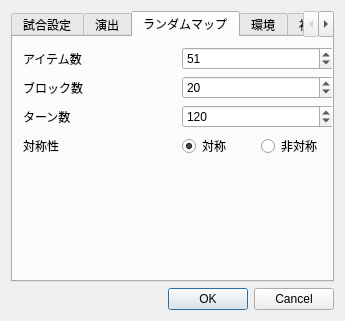
<?xml version="1.0" encoding="UTF-8"?>
<ui version="4.0">
 <class>SettingDialog</class>
 <widget class="QDialog" name="SettingDialog">
  <property name="geometry">
   <rect>
    <x>0</x>
    <y>0</y>
    <width>345</width>
    <height>321</height>
   </rect>
  </property>
  <property name="windowTitle">
   <string>Dialog</string>
  </property>
  <layout class="QVBoxLayout" name="verticalLayout">
   <item>
    <widget class="QTabWidget" name="tabWidget">
     <property name="currentIndex">
      <number>2</number>
     </property>
     <widget class="QWidget" name="tab">
      <attribute name="title">
       <string>試合設定</string>
      </attribute>
      <widget class="QWidget" name="layoutWidget">
       <property name="geometry">
        <rect>
         <x>6</x>
         <y>8</y>
         <width>311</width>
         <height>241</height>
        </rect>
       </property>
       <layout class="QGridLayout" name="gridLayout">
        <item row="2" column="1">
         <widget class="QSpinBox" name="Timeout">
          <property name="enabled">
           <bool>true</bool>
          </property>
          <property name="whatsThis">
           <string>&lt;html&gt;&lt;head/&gt;&lt;body&gt;&lt;p&gt;ゲーム中、通信対象が切断したとみなすまでの待機時間です。&lt;/p&gt;&lt;/body&gt;&lt;/html&gt;</string>
          </property>
          <property name="wrapping">
           <bool>false</bool>
          </property>
          <property name="minimum">
           <number>100</number>
          </property>
          <property name="maximum">
           <number>1000000000</number>
          </property>
          <property name="singleStep">
           <number>10</number>
          </property>
          <property name="value">
           <number>5000</number>
          </property>
         </widget>
        </item>
        <item row="1" column="0">
         <widget class="QLabel" name="label_2">
          <property name="text">
           <string>ゲーム進行速度</string>
          </property>
         </widget>
        </item>
        <item row="0" column="0">
         <widget class="QLabel" name="label_25">
          <property name="text">
           <string>速度</string>
          </property>
         </widget>
        </item>
        <item row="3" column="0">
         <widget class="QLabel" name="label_26">
          <property name="text">
           <string>対戦形式</string>
          </property>
         </widget>
        </item>
        <item row="1" column="2">
         <widget class="QLabel" name="label_4">
          <property name="text">
           <string>[ms]</string>
          </property>
         </widget>
        </item>
        <item row="6" column="0" colspan="3">
         <spacer name="verticalSpacer">
          <property name="orientation">
           <enum>Qt::Orientation::Vertical</enum>
          </property>
          <property name="sizeHint" stdset="0">
           <size>
            <width>20</width>
            <height>40</height>
           </size>
          </property>
         </spacer>
        </item>
        <item row="5" column="0" colspan="3">
         <widget class="QCheckBox" name="RepeatCheck">
          <property name="text">
           <string>対戦を繰り返す</string>
          </property>
         </widget>
        </item>
        <item row="2" column="2">
         <widget class="QLabel" name="label_5">
          <property name="text">
           <string>[ms]</string>
          </property>
         </widget>
        </item>
        <item row="2" column="0">
         <widget class="QLabel" name="label_3">
          <property name="text">
           <string>タイムアウト時間</string>
          </property>
         </widget>
        </item>
        <item row="1" column="1">
         <widget class="QSpinBox" name="Gamespeed">
          <property name="whatsThis">
           <string>ゲームの進行速度です。</string>
          </property>
          <property name="minimum">
           <number>0</number>
          </property>
          <property name="maximum">
           <number>10000</number>
          </property>
          <property name="singleStep">
           <number>10</number>
          </property>
          <property name="value">
           <number>150</number>
          </property>
         </widget>
        </item>
        <item row="4" column="0" colspan="3">
         <widget class="QCheckBox" name="DoubleModeCheck">
          <property name="text">
           <string>先攻・後攻入れ替え</string>
          </property>
         </widget>
        </item>
       </layout>
      </widget>
     </widget>
     <widget class="QWidget" name="tab_2">
      <attribute name="title">
       <string>演出</string>
      </attribute>
      <widget class="QWidget" name="verticalLayoutWidget">
       <property name="geometry">
        <rect>
         <x>1</x>
         <y>9</y>
         <width>320</width>
         <height>271</height>
        </rect>
       </property>
       <layout class="QVBoxLayout" name="verticalLayout_2">
        <item>
         <layout class="QGridLayout" name="gridLayout_3">
          <item row="0" column="1">
           <widget class="QSpinBox" name="Mapspeed">
            <property name="whatsThis">
             <string>ゲームの進行速度です。</string>
            </property>
            <property name="minimum">
             <number>0</number>
            </property>
            <property name="maximum">
             <number>10000</number>
            </property>
            <property name="singleStep">
             <number>10</number>
            </property>
            <property name="value">
             <number>150</number>
            </property>
           </widget>
          </item>
          <item row="0" column="2">
           <widget class="QLabel" name="label_10">
            <property name="text">
             <string>[ms]</string>
            </property>
           </widget>
          </item>
          <item row="0" column="0">
           <widget class="QLabel" name="label_9">
            <property name="text">
             <string>マップアニメ速度</string>
            </property>
           </widget>
          </item>
          <item row="1" column="0">
           <widget class="QLabel" name="label_11">
            <property name="text">
             <string>チームアニメ速度</string>
            </property>
           </widget>
          </item>
          <item row="1" column="1">
           <widget class="QSpinBox" name="Teamspeed">
            <property name="whatsThis">
             <string>ゲームの進行速度です。</string>
            </property>
            <property name="minimum">
             <number>0</number>
            </property>
            <property name="maximum">
             <number>10000</number>
            </property>
            <property name="singleStep">
             <number>10</number>
            </property>
            <property name="value">
             <number>150</number>
            </property>
           </widget>
          </item>
          <item row="1" column="2">
           <widget class="QLabel" name="label_12">
            <property name="text">
             <string>[ms]</string>
            </property>
           </widget>
          </item>
         </layout>
        </item>
        <item>
         <widget class="QCheckBox" name="SilentCheck">
          <property name="whatsThis">
           <string>チェックを入れた場合、BGMは鳴りません。</string>
          </property>
          <property name="text">
           <string>消音</string>
          </property>
         </widget>
        </item>
        <item>
         <widget class="QCheckBox" name="MaximumCheck">
          <property name="whatsThis">
           <string>ゲーム開始時にウィンドウを最大化した状態で始めるかを設定できます。</string>
          </property>
          <property name="text">
           <string>ゲーム開始時に最大化</string>
          </property>
         </widget>
        </item>
        <item>
         <widget class="QCheckBox" name="DarkBox">
          <property name="whatsThis">
           <string>&lt;html&gt;&lt;head/&gt;&lt;body&gt;&lt;p&gt;チェックを入れるとマップが暗転し、探索した範囲のみが描画される演出を有効にします。&lt;/p&gt;&lt;/body&gt;&lt;/html&gt;</string>
          </property>
          <property name="text">
           <string>視界外のフィルタ</string>
          </property>
         </widget>
        </item>
        <item>
         <widget class="QCheckBox" name="DemoCheck">
          <property name="text">
           <string>デモモード</string>
          </property>
         </widget>
        </item>
        <item>
         <widget class="QCheckBox" name="BotBox">
          <property name="whatsThis">
           <string>&lt;html&gt;&lt;head/&gt;&lt;body&gt;&lt;p&gt;チェックを入れるとマップが暗転し、探索した範囲のみが描画される演出を有効にします。&lt;/p&gt;&lt;/body&gt;&lt;/html&gt;</string>
          </property>
          <property name="text">
           <string>ボット対戦モード(スコアが「残りターン数+アイテム×3」になります)</string>
          </property>
         </widget>
        </item>
        <item>
         <spacer name="verticalSpacer_2">
          <property name="orientation">
           <enum>Qt::Orientation::Vertical</enum>
          </property>
          <property name="sizeHint" stdset="0">
           <size>
            <width>20</width>
            <height>40</height>
           </size>
          </property>
         </spacer>
        </item>
       </layout>
      </widget>
     </widget>
     <widget class="QWidget" name="tab_5">
      <attribute name="title">
       <string>ランダムマップ</string>
      </attribute>
      <widget class="QWidget" name="gridLayoutWidget_3">
       <property name="geometry">
        <rect>
         <x>10</x>
         <y>10</y>
         <width>311</width>
         <height>181</height>
        </rect>
       </property>
       <layout class="QGridLayout" name="gridLayout_5">
        <item row="2" column="1">
         <widget class="QSpinBox" name="Default_TurnNum">
          <property name="whatsThis">
           <string>ゲームの進行速度です。</string>
          </property>
          <property name="minimum">
           <number>0</number>
          </property>
          <property name="maximum">
           <number>10000</number>
          </property>
          <property name="singleStep">
           <number>1</number>
          </property>
          <property name="value">
           <number>120</number>
          </property>
         </widget>
        </item>
        <item row="2" column="0">
         <widget class="QLabel" name="label_21">
          <property name="text">
           <string>ターン数</string>
          </property>
         </widget>
        </item>
        <item row="0" column="0">
         <widget class="QLabel" name="label_24">
          <property name="text">
           <string>アイテム数</string>
          </property>
         </widget>
        </item>
        <item row="1" column="0">
         <widget class="QLabel" name="label_20">
          <property name="text">
           <string>ブロック数</string>
          </property>
         </widget>
        </item>
        <item row="0" column="1">
         <widget class="QSpinBox" name="Default_ItemNum">
          <property name="whatsThis">
           <string>ゲームの進行速度です。</string>
          </property>
          <property name="minimum">
           <number>0</number>
          </property>
          <property name="maximum">
           <number>10000</number>
          </property>
          <property name="singleStep">
           <number>1</number>
          </property>
          <property name="value">
           <number>51</number>
          </property>
         </widget>
        </item>
        <item row="1" column="1">
         <widget class="QSpinBox" name="Default_BlockNum">
          <property name="whatsThis">
           <string>ゲームの進行速度です。</string>
          </property>
          <property name="minimum">
           <number>0</number>
          </property>
          <property name="maximum">
           <number>10000</number>
          </property>
          <property name="singleStep">
           <number>1</number>
          </property>
          <property name="value">
           <number>20</number>
          </property>
         </widget>
        </item>
        <item row="3" column="0">
         <widget class="QLabel" name="label_22">
          <property name="text">
           <string>対称性</string>
          </property>
         </widget>
        </item>
        <item row="3" column="1">
         <layout class="QHBoxLayout" name="horizontalLayout_2">
          <item>
           <widget class="QRadioButton" name="MirrorMap">
            <property name="text">
             <string>対称</string>
            </property>
            <property name="checked">
             <bool>true</bool>
            </property>
           </widget>
          </item>
          <item>
           <widget class="QRadioButton" name="NonMirrorMap">
            <property name="text">
             <string>非対称</string>
            </property>
           </widget>
          </item>
         </layout>
        </item>
        <item row="4" column="0">
         <spacer name="verticalSpacer_5">
          <property name="orientation">
           <enum>Qt::Orientation::Vertical</enum>
          </property>
          <property name="sizeHint" stdset="0">
           <size>
            <width>20</width>
            <height>40</height>
           </size>
          </property>
         </spacer>
        </item>
       </layout>
      </widget>
     </widget>
     <widget class="QWidget" name="tab_3">
      <attribute name="title">
       <string>環境</string>
      </attribute>
      <widget class="QWidget" name="gridLayoutWidget">
       <property name="geometry">
        <rect>
         <x>6</x>
         <y>9</y>
         <width>321</width>
         <height>251</height>
        </rect>
       </property>
       <layout class="QGridLayout" name="gridLayout_2">
        <item row="0" column="0">
         <widget class="QLabel" name="label">
          <property name="text">
           <string>ログ保存場所:</string>
          </property>
         </widget>
        </item>
        <item row="4" column="1">
         <widget class="QLineEdit" name="Program">
          <property name="text">
           <string>../CHaser</string>
          </property>
         </widget>
        </item>
        <item row="4" column="0">
         <widget class="QLabel" name="label_7">
          <property name="text">
           <string>プログラム場所</string>
          </property>
         </widget>
        </item>
        <item row="0" column="2">
         <widget class="QPushButton" name="pushButton">
          <property name="text">
           <string>...</string>
          </property>
         </widget>
        </item>
        <item row="1" column="1">
         <widget class="QLineEdit" name="Bot">
          <property name="text">
           <string>./Bot/bot.exe</string>
          </property>
         </widget>
        </item>
        <item row="4" column="2">
         <widget class="QPushButton" name="pushButton_3">
          <property name="text">
           <string>...</string>
          </property>
         </widget>
        </item>
        <item row="3" column="1">
         <widget class="QLineEdit" name="Python">
          <property name="text">
           <string>../WinPython/python/python.exe</string>
          </property>
         </widget>
        </item>
        <item row="0" column="1">
         <widget class="QLineEdit" name="Log">
          <property name="whatsThis">
           <string>ログの保存場所のパスを設定します。</string>
          </property>
          <property name="text">
           <string>../Logs</string>
          </property>
         </widget>
        </item>
        <item row="3" column="0">
         <widget class="QLabel" name="label_6">
          <property name="text">
           <string>pythonコマンド</string>
          </property>
         </widget>
        </item>
        <item row="3" column="2">
         <widget class="QPushButton" name="pushButton_2">
          <property name="text">
           <string>python.exe</string>
          </property>
         </widget>
        </item>
        <item row="1" column="0">
         <widget class="QLabel" name="label_8">
          <property name="text">
           <string>ボットコマンド</string>
          </property>
         </widget>
        </item>
        <item row="1" column="2">
         <widget class="QPushButton" name="pushButton_4">
          <property name="text">
           <string>bot.exe</string>
          </property>
         </widget>
        </item>
        <item row="6" column="1">
         <spacer name="verticalSpacer_3">
          <property name="orientation">
           <enum>Qt::Orientation::Vertical</enum>
          </property>
          <property name="sizeHint" stdset="0">
           <size>
            <width>20</width>
            <height>40</height>
           </size>
          </property>
         </spacer>
        </item>
        <item row="5" column="0">
         <widget class="QLabel" name="label_18">
          <property name="text">
           <string>マップ場所</string>
          </property>
         </widget>
        </item>
        <item row="5" column="1">
         <widget class="QLineEdit" name="Map">
          <property name="text">
           <string>../MAP</string>
          </property>
         </widget>
        </item>
        <item row="5" column="2">
         <widget class="QPushButton" name="pushButton_5">
          <property name="text">
           <string>...</string>
          </property>
         </widget>
        </item>
       </layout>
      </widget>
     </widget>
     <widget class="QWidget" name="tab_4">
      <attribute name="title">
       <string>初期値</string>
      </attribute>
      <widget class="QWidget" name="gridLayoutWidget_2">
       <property name="geometry">
        <rect>
         <x>9</x>
         <y>3</y>
         <width>301</width>
         <height>191</height>
        </rect>
       </property>
       <layout class="QGridLayout" name="gridLayout_4">
        <item row="3" column="0">
         <widget class="QLabel" name="label_17">
          <property name="text">
           <string>テクスチャ</string>
          </property>
         </widget>
        </item>
        <item row="2" column="2">
         <widget class="QComboBox" name="DefaultMap">
          <property name="whatsThis">
           <string>&lt;html&gt;&lt;head/&gt;&lt;body&gt;&lt;p&gt;ゲームのBGMを設定します。&lt;/p&gt;&lt;/body&gt;&lt;/html&gt;</string>
          </property>
          <item>
           <property name="text">
            <string>Default.map</string>
           </property>
          </item>
         </widget>
        </item>
        <item row="0" column="0">
         <widget class="QLabel" name="label_13">
          <property name="text">
           <string>COOL</string>
          </property>
         </widget>
        </item>
        <item row="4" column="2">
         <widget class="QComboBox" name="DefaultBGM_1">
          <property name="whatsThis">
           <string>&lt;html&gt;&lt;head/&gt;&lt;body&gt;&lt;p&gt;ゲームのBGMを設定します。&lt;/p&gt;&lt;/body&gt;&lt;/html&gt;</string>
          </property>
          <item>
           <property name="text">
            <string>TwinBeeNew.wav</string>
           </property>
          </item>
          <item>
           <property name="text">
            <string>Necromancer.wav</string>
           </property>
          </item>
         </widget>
        </item>
        <item row="4" column="0">
         <widget class="QLabel" name="label_16">
          <property name="text">
           <string>BGM１</string>
          </property>
         </widget>
        </item>
        <item row="1" column="2">
         <widget class="QComboBox" name="HotProgram">
          <property name="whatsThis">
           <string>&lt;html&gt;&lt;head/&gt;&lt;body&gt;&lt;p&gt;ゲームのBGMを設定します。&lt;/p&gt;&lt;/body&gt;&lt;/html&gt;</string>
          </property>
          <item>
           <property name="text">
            <string>player.py</string>
           </property>
          </item>
         </widget>
        </item>
        <item row="2" column="0">
         <widget class="QLabel" name="label_15">
          <property name="text">
           <string>MAP</string>
          </property>
         </widget>
        </item>
        <item row="0" column="2">
         <widget class="QComboBox" name="CoolProgram">
          <property name="whatsThis">
           <string>&lt;html&gt;&lt;head/&gt;&lt;body&gt;&lt;p&gt;ゲームのBGMを設定します。&lt;/p&gt;&lt;/body&gt;&lt;/html&gt;</string>
          </property>
          <item>
           <property name="text">
            <string>player.py</string>
           </property>
          </item>
         </widget>
        </item>
        <item row="7" column="2">
         <spacer name="verticalSpacer_4">
          <property name="orientation">
           <enum>Qt::Orientation::Vertical</enum>
          </property>
          <property name="sizeHint" stdset="0">
           <size>
            <width>20</width>
            <height>40</height>
           </size>
          </property>
         </spacer>
        </item>
        <item row="3" column="2">
         <widget class="QComboBox" name="DefaultTexture">
          <property name="whatsThis">
           <string>&lt;html&gt;&lt;head/&gt;&lt;body&gt;&lt;p&gt;ゲームのテクスチャを設定します。&lt;/p&gt;&lt;/body&gt;&lt;/html&gt;</string>
          </property>
          <item>
           <property name="text">
            <string>ほうせき</string>
           </property>
          </item>
          <item>
           <property name="text">
            <string>あっさり</string>
           </property>
          </item>
          <item>
           <property name="text">
            <string>こってり</string>
           </property>
          </item>
          <item>
           <property name="text">
            <string>RPG</string>
           </property>
          </item>
         </widget>
        </item>
        <item row="1" column="0">
         <widget class="QLabel" name="label_14">
          <property name="text">
           <string>HOT</string>
          </property>
         </widget>
        </item>
        <item row="5" column="2">
         <widget class="QComboBox" name="DefaultBGM_2">
          <property name="whatsThis">
           <string>&lt;html&gt;&lt;head/&gt;&lt;body&gt;&lt;p&gt;ゲームのBGMを設定します。&lt;/p&gt;&lt;/body&gt;&lt;/html&gt;</string>
          </property>
          <item>
           <property name="text">
            <string>TwinBeeNew.wav</string>
           </property>
          </item>
          <item>
           <property name="text">
            <string>Necromancer.wav</string>
           </property>
          </item>
         </widget>
        </item>
        <item row="5" column="0">
         <widget class="QLabel" name="label_19">
          <property name="text">
           <string>BGM２</string>
          </property>
         </widget>
        </item>
       </layout>
      </widget>
     </widget>
    </widget>
   </item>
   <item>
    <widget class="QDialogButtonBox" name="buttonBox">
     <property name="standardButtons">
      <set>QDialogButtonBox::StandardButton::Cancel|QDialogButtonBox::StandardButton::Ok</set>
     </property>
    </widget>
   </item>
  </layout>
 </widget>
 <resources/>
 <connections>
  <connection>
   <sender>buttonBox</sender>
   <signal>accepted()</signal>
   <receiver>SettingDialog</receiver>
   <slot>accept()</slot>
   <hints>
    <hint type="sourcelabel">
     <x>291</x>
     <y>273</y>
    </hint>
    <hint type="destinationlabel">
     <x>260</x>
     <y>248</y>
    </hint>
   </hints>
  </connection>
  <connection>
   <sender>buttonBox</sender>
   <signal>rejected()</signal>
   <receiver>SettingDialog</receiver>
   <slot>reject()</slot>
   <hints>
    <hint type="sourcelabel">
     <x>337</x>
     <y>282</y>
    </hint>
    <hint type="destinationlabel">
     <x>314</x>
     <y>240</y>
    </hint>
   </hints>
  </connection>
  <connection>
   <sender>pushButton</sender>
   <signal>clicked()</signal>
   <receiver>SettingDialog</receiver>
   <slot>openDirectory()</slot>
   <hints>
    <hint type="sourcelabel">
     <x>364</x>
     <y>37</y>
    </hint>
    <hint type="destinationlabel">
     <x>315</x>
     <y>164</y>
    </hint>
   </hints>
  </connection>
  <connection>
   <sender>pushButton_2</sender>
   <signal>clicked()</signal>
   <receiver>SettingDialog</receiver>
   <slot>openPythonCommand()</slot>
   <hints>
    <hint type="sourcelabel">
     <x>364</x>
     <y>37</y>
    </hint>
    <hint type="destinationlabel">
     <x>315</x>
     <y>164</y>
    </hint>
   </hints>
  </connection>
  <connection>
   <sender>pushButton_3</sender>
   <signal>clicked()</signal>
   <receiver>SettingDialog</receiver>
   <slot>openProgramDirectory()</slot>
   <hints>
    <hint type="sourcelabel">
     <x>364</x>
     <y>37</y>
    </hint>
    <hint type="destinationlabel">
     <x>315</x>
     <y>164</y>
    </hint>
   </hints>
  </connection>
  <connection>
   <sender>pushButton_5</sender>
   <signal>clicked()</signal>
   <receiver>SettingDialog</receiver>
   <slot>openMapDirectory()</slot>
   <hints>
    <hint type="sourcelabel">
     <x>364</x>
     <y>37</y>
    </hint>
    <hint type="destinationlabel">
     <x>315</x>
     <y>164</y>
    </hint>
   </hints>
  </connection>
  <connection>
   <sender>pushButton_4</sender>
   <signal>clicked()</signal>
   <receiver>SettingDialog</receiver>
   <slot>openBotCommand()</slot>
   <hints>
    <hint type="sourcelabel">
     <x>364</x>
     <y>37</y>
    </hint>
    <hint type="destinationlabel">
     <x>315</x>
     <y>164</y>
    </hint>
   </hints>
  </connection>
 </connections>
 <slots>
  <slot>openDirectory()</slot>
  <slot>openPythonCommand()</slot>
  <slot>openProgramDirectory()</slot>
  <slot>openMapDirectory()</slot>
  <slot>openBotCommand()</slot>
  <slot>ChangeVolume(int)</slot>
 </slots>
</ui>
